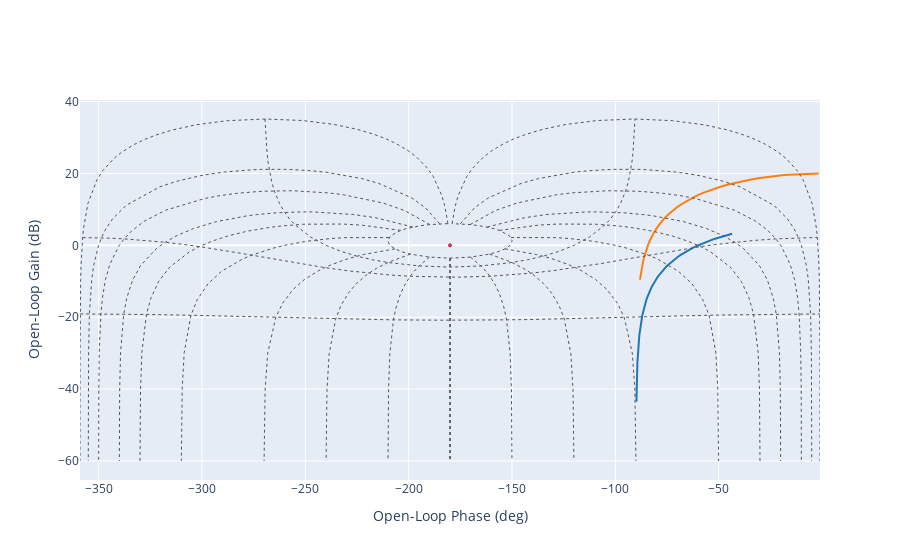

The code cell stored with this chart in its notebook:
### Markdown cell above
##### Diagramme de Black NIchols

**Question :** Visualisez les diagrammes de Black des 3 fonctions de transfert. Retrouvez visuellement les caractéristiques du tableau précédent.

### Code cell
fig = figure("nichols")
fig.plot(F1,w=np.logspace(-0.5,2,100))
fig.plot(5*F1)
fig.grid(cm=np.array([6,0,-5,-20]))
fig.show()
